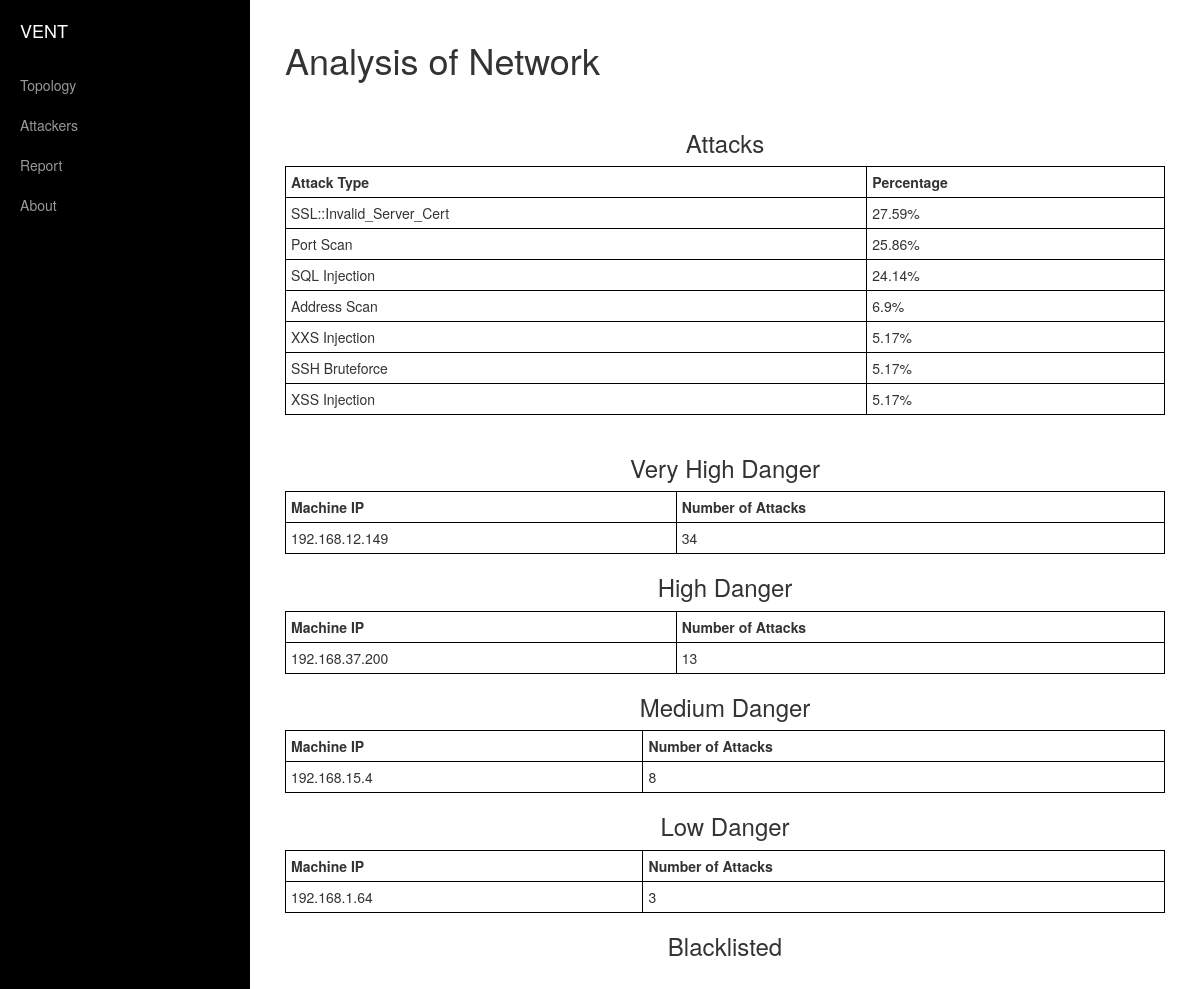
The app's page /topology/report/, older data.
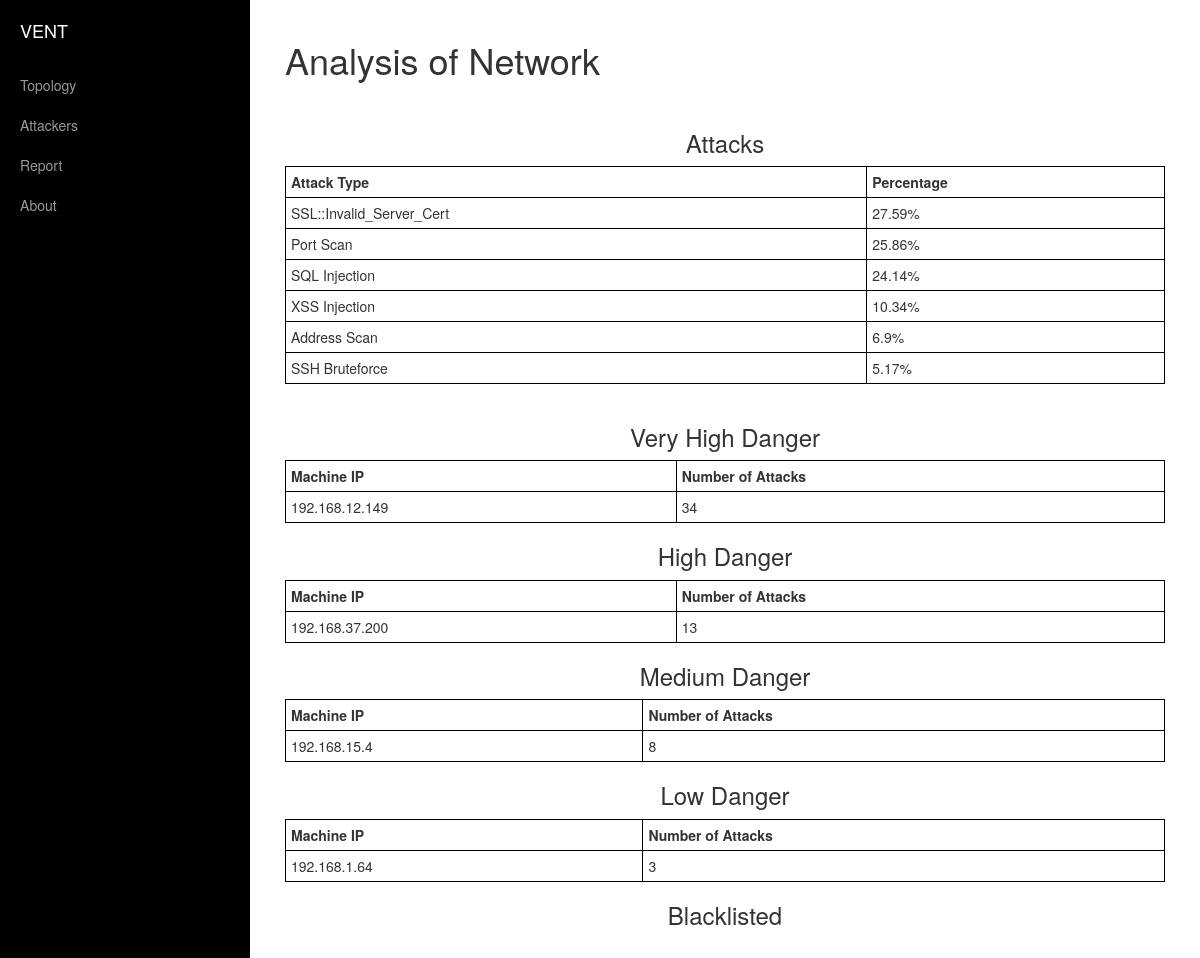
The same page, newer data.
### topology/models.py (models this page shows, shortened)
class Threat(models.Model):
    name = models.CharField(max_length=64)
    attacker = models.CharField(max_length=15) #255.255.255.255
    reciever = models.ForeignKey(Machine, to_field='ip')
    date = models.DateTimeField()

class Machine(models.Model):
    ip = models.CharField(max_length=15, unique=True) #255.255.255.255
    name = models.CharField(max_length=16, default="") #SSH-Server
    number_of_threats = models.IntegerField(default=0)

### topology/views.py (the view)
def report(request):
    attack_object = []
    class Attack(object):
        attack_type=""
        percentage = float(0.0)
    def make_attack(attack_type, percentage):
        attack = Attack()
        attack.attack_type = attack_type
        attack.percentage = percentage
        attack_object.append(attack)
    threats = Threat.objects.all()
    context_dict = {}
    attacks = []
    for threat in threats:
        attacks.append(str(threat.name))
    unique_attacks = list(set(attacks))
    attack_and_count = []
    for unique_attack in unique_attacks:
        count = 0
        for threat in threats:
            if unique_attack == threat.name:
                count = count + 1
        attack_and_count.append((unique_attack, count))
    attack_and_count = sorted(attack_and_count, key=lambda x: x[1], reverse=True)
    total = 0
    labels = []
    percentages = []
    for attack in attack_and_count:
        total = total + attack[1]
    for attack in attack_and_count:
        percentage =  float("{0:.2f}".format(float((attack[1]))/float(total)*100.0))
        make_attack(attack[0], percentage)
    context_dict["attacks"] = attack_object
    machines = Machine.objects.all()
    low_level = []
    medium_level = []
    high_level = []
    very_high_level = []
    for machine in machines:
        if machine.number_of_threats < 5:
            low_level.append(machine)
        if machine.number_of_threats < 10 and machine.number_of_threats >= 5:
            medium_level.append(machine)
        if machine.number_of_threats < 15 and machine.number_of_threats >= 10:
            high_level.append(machine)
        if machine.number_of_threats >= 15:
            very_high_level.append(machine)
    context_dict["low_level"] = low_level
    context_dict["medium_level"] = medium_level
    context_dict["high_level"] = high_level
    context_dict["very_high_level"] = very_high_level
    return render(request, "topology/report.html", context_dict)

### templates/topology/report.html (shortened to what this page needs)
<!DOCTYPE html>
{% load static %}
<html lang="en">
<head>
    <link href="{% static 'css/bootstrap.min.css' %}" rel="stylesheet">
    <link href="{% static 'css/simple-sidebar.css' %}" rel="stylesheet">
    <link href="{% static 'main.css' %}" rel="stylesheet">
</head>
<body>
    <div id="wrapper">
        <div id="sidebar-wrapper">
            <ul class="sidebar-nav">
                <li class="sidebar-brand">
                    <a href="#">
                        VENT
                    </a>
                </li>
                <li>
                    <a href="../">Topology</a>
                </li>
                <li>
                    <a href="../attackers">Attackers</a>
                </li>
                <li>
                    <a href="../report">Report</a>
                </li>
                <li>
                    <a href="../about">About</a>
                </li>
            </ul>
        </div>
        <div id="page-content-wrapper">
            <div class="container-fluid">
                <div class="row">
                    <div class="col-lg-12">
                        <h1>Analysis of Network</h1>
                        <br>
                        <h3><center>Attacks</center></h3>
                        <table class="display" width=100%>
                              <tr>
                                  <th>Attack Type</th>
                                  <th>Percentage</th>
                              </tr>
                            {% for attack in attacks %}
                              <tr>
                                  <td>{{attack.attack_type}}</td>
                                  <td>{{attack.percentage}}%</td>
                              </tr>
                              {% endfor %}
                       </table>
                       <br>
                       <h3><center>Very High Danger</center></h3>
                         <table class="display" width=100% align="center">
                               <tr>
                                   <th>Machine IP</th>
                                   <th>Number of Attacks</th>
                               </tr>
                             {% for machine in very_high_level %}
                               <tr>
                                   <td>{{machine.ip}}</td>
                                   <td>{{machine.number_of_threats}}</td>
                               </tr>
                               {% endfor %}
                        </table>
                        <h3><center>High Danger</center></h3>
                          <table class="display" width=100% align="center">
                                <tr>
                                    <th>Machine IP</th>
                                    <th>Number of Attacks</th>
                                </tr>
                              {% for machine in high_level %}
                                <tr>
                                    <td>{{machine.ip}}</td>
                                    <td>{{machine.number_of_threats}}</td>
                                </tr>
                                {% endfor %}
                         </table>
                         <h3><center>Medium Danger</center></h3>
                           <table class="display" width=100% align="center">
                                 <tr>
                                     <th>Machine IP</th>
                                     <th>Number of Attacks</th>
                                 </tr>
                               {% for machine in medium_level %}
                                 <tr>
                                     <td>{{machine.ip}}</td>
                                     <td>{{machine.number_of_threats}}</td>
                                 </tr>
                                 {% endfor %}
                          </table>
                          <h3><center>Low Danger</center></h3>
                            <table class="display" width=100% align="center">
                                  <tr>
                                      <th>Machine IP</th>
                                      <th>Number of Attacks</th>
                                  </tr>
                                {% for machine in low_level %}
                                  <tr>
                                      <td>{{machine.ip}}</td>
                                      <td>{{machine.number_of_threats}}</td>
                                  </tr>
                                  {% endfor %}
                           </table>
                           <h3><center>Blacklisted<center></h3>
                    </div>
                </div>
            </div>
        </div>
    </div>
</body>
</html>

### static/css/simple-sidebar.css (style rules this page uses)
#wrapper { padding-left: 0; -webkit-transition: all 0.5s ease; -moz-transition: all 0.5s ease; -o-transition: all 0.5s ease; transition: all 0.5s ease; }
#sidebar-wrapper { z-index: 1000; position: fixed; left: 250px; width: 0; height: 100%; margin-left: -250px; overflow-y: auto; background: #000; -webkit-transition: all 0.5s ease; -moz-transition: all 0.5s ease; -o-transition: all 0.5s ease; transition: all 0.5s ease; }
#page-content-wrapper { width: 100%; position: absolute; padding: 15px; }
.sidebar-nav { position: absolute; top: 0; width: 250px; margin: 0; padding: 0; list-style: none; }
.sidebar-nav li { text-indent: 20px; line-height: 40px; }
.sidebar-nav li a { display: block; text-decoration: none; color: #999999; }
.sidebar-nav > .sidebar-brand { height: 65px; font-size: 18px; line-height: 60px; }
.sidebar-nav > .sidebar-brand a { color: #999999; }
@media (min-width:768px) { #wrapper { padding-left: 250px; } }
@media (min-width:768px) { #sidebar-wrapper { width: 250px; } }
@media (min-width:768px) { #page-content-wrapper { padding: 20px; position: relative; } }

### templates/topology/report.html (style rules this page uses)
table, th, td { border: 1px solid black; border-collapse: collapse; }
th, td { padding: 5px; }

Row changes from the older to the newer data that the page shows:
removed Threat: attack_type "XXS Injection"
Text that changed along with them:
new list line: "10.34 %"
list line gone: "5.17 %"
